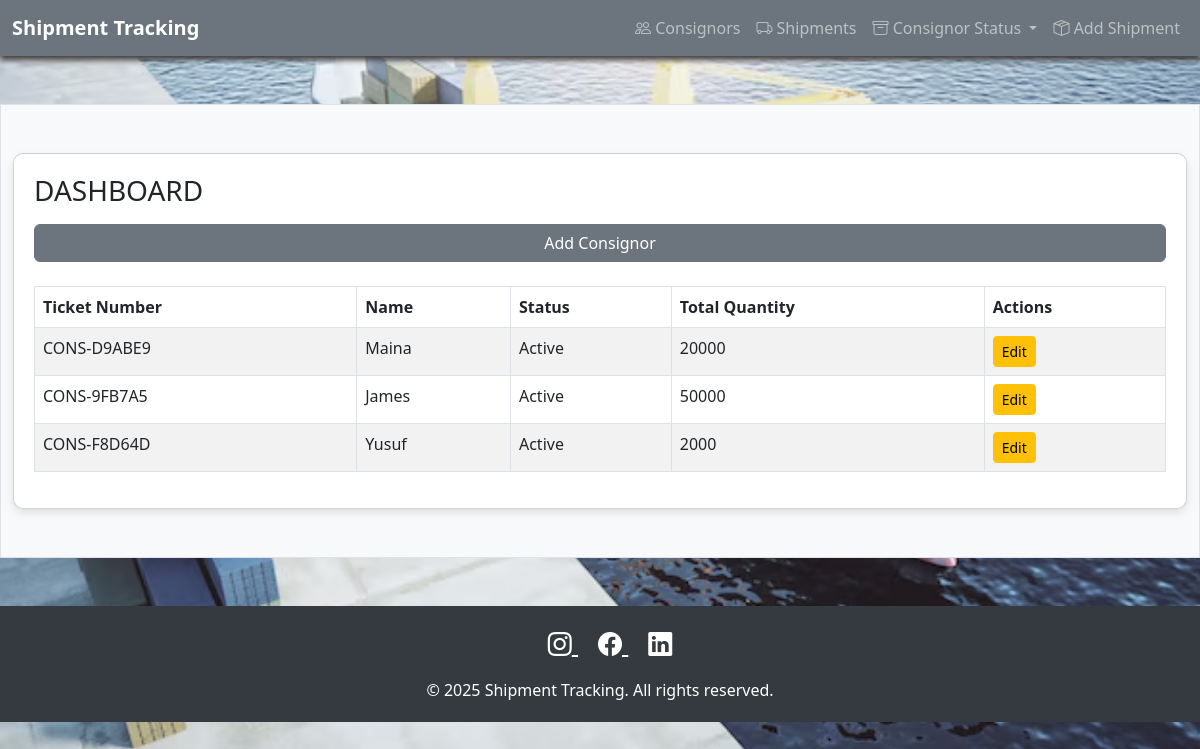
The page /active-consignors/ on the database its author committed.
### ShipmentApp/models.py (models this page shows, shortened)
class Consignor(models.Model):
    name = models.CharField(max_length=50)
    ticket_number = models.CharField(max_length=50, unique=True, blank=True)  # Unique ticket number
    is_active = models.BooleanField(default=False)
    total_quantity = models.IntegerField(default=0)
    updated_at = models.DateTimeField(auto_now=True)

### ShipmentApp/views.py (the view)
# urls.py: path('active-consignors/', views.consignor_list, name='consignor_list'),
def consignor_list(request):
    consignors = Consignor.objects.all()
    return render(request, 'consignor_list.html', {'consignors': consignors})

### Template/consignor_list.html
{% extends 'base.html' %}
{% block content %}
<h3>DASHBOARD</h3>
<a href="{% url 'consignor_add' %}" class="btn btn-secondary my-2 mb-4">Add Consignor</a>
<table class="table table-striped table-bordered">
    <thead>
        <tr>
            <th>Ticket Number</th>
            <th>Name</th>
            <th>Status</th>
            <th>Total Quantity</th>
            <th>Actions</th>
        </tr>
    </thead>
    <tbody>
        {% for consignor in consignors %}
        <tr>
            <td>{{ consignor.ticket_number }}</td>
            <td>{{ consignor.name }}</td>
            <td>{% if consignor.is_active %}Active{% else %}Archived{% endif %}</td>
            <td>{{ consignor.total_quantity }}</td>
            <td>
                <a href="{% url 'consignor_edit' consignor.pk %}" class="btn btn-sm btn-warning">Edit</a>
            </td>
        </tr>
        {% endfor %}
    </tbody>
</table>
{% endblock %}

### Template/base.html (style rules this page uses)
body, html { height: 100%; margin: 0; }

### rows shown on the page
Consignor: ticket_number "CONS-D9ABE9", name "Maina", is_active "Active", total_quantity "20000"
Consignor: ticket_number "CONS-9FB7A5", name "James", is_active "Active", total_quantity "50000"
Consignor: ticket_number "CONS-F8D64D", name "Yusuf", is_active "Active", total_quantity "2000"
